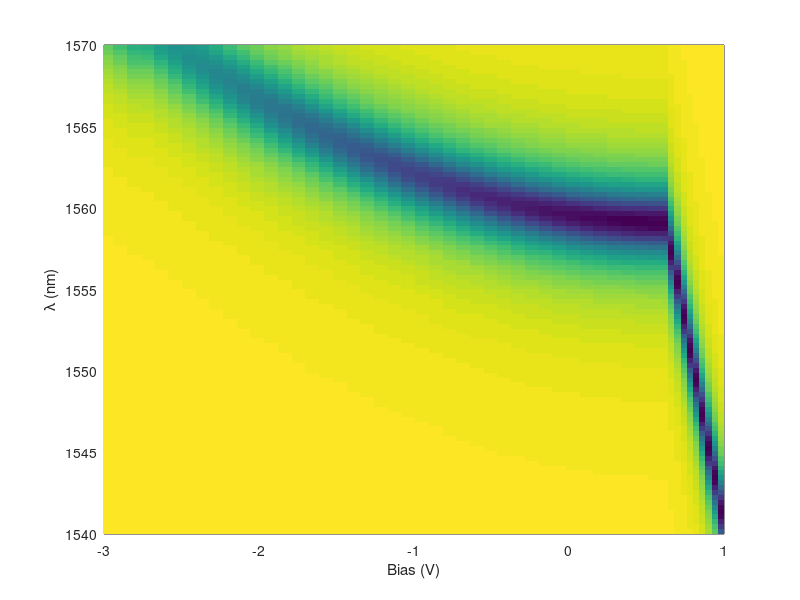

Source code (MATLAB):
% clear
load absorption_spectrum
figure(7);
% subplot(1,2,2)
h = pcolor(Vbias,lambda*1e9,10*log10(tran));
set(h, 'LineStyle','none');
% colormap gray
ylabel('\lambda (nm)');
xlabel('Bias (V)')
xlim([-3,1])
ylim([1540,1570])